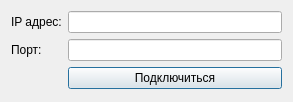
<?xml version="1.0" encoding="UTF-8"?>
<ui version="4.0">
 <class>ScanerAddWindow</class>
 <widget class="QDialog" name="ScanerAddWindow">
  <property name="geometry">
   <rect>
    <x>0</x>
    <y>0</y>
    <width>293</width>
    <height>102</height>
   </rect>
  </property>
  <property name="windowTitle">
   <string>Dialog</string>
  </property>
  <layout class="QFormLayout" name="formLayout">
   <item row="0" column="0">
    <widget class="QLabel" name="IPLabel">
     <property name="text">
      <string>IP адрес:</string>
     </property>
    </widget>
   </item>
   <item row="0" column="1">
    <widget class="QLineEdit" name="IPInput"/>
   </item>
   <item row="1" column="1">
    <widget class="QLineEdit" name="portInput"/>
   </item>
   <item row="1" column="0">
    <widget class="QLabel" name="portLabel">
     <property name="text">
      <string>Порт:</string>
     </property>
    </widget>
   </item>
   <item row="2" column="1">
    <widget class="QPushButton" name="connectBtn">
     <property name="text">
      <string>Подключиться</string>
     </property>
    </widget>
   </item>
  </layout>
 </widget>
 <resources/>
 <connections/>
</ui>
